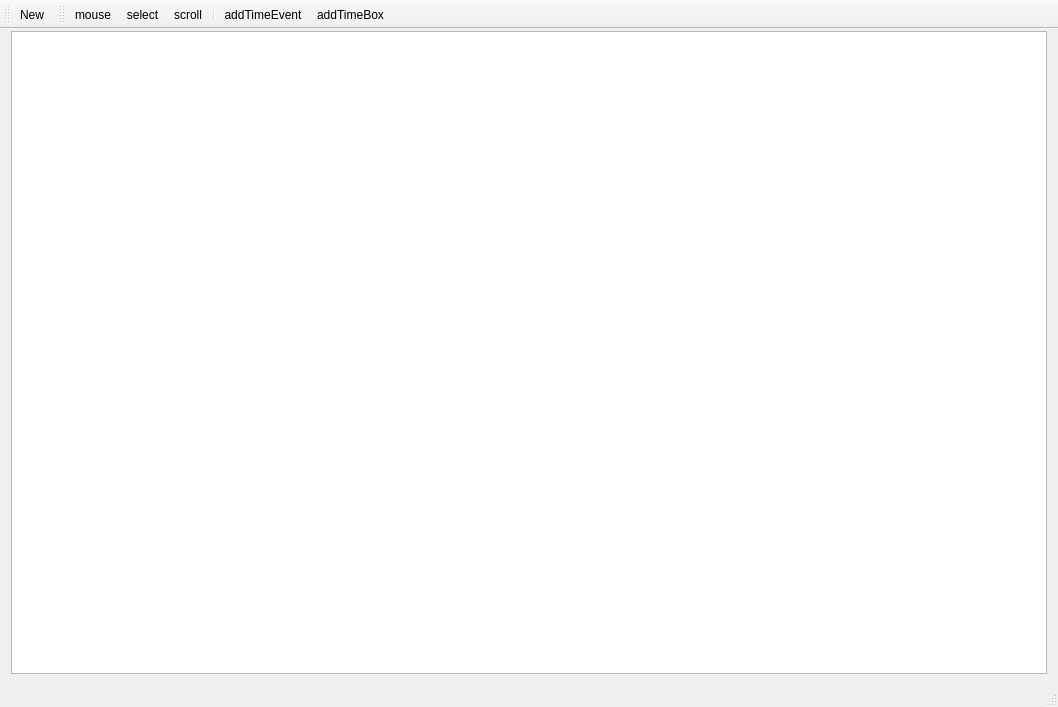
<?xml version="1.0" encoding="UTF-8"?>
<ui version="4.0">
 <class>MainWindow</class>
 <widget class="QMainWindow" name="MainWindow">
  <property name="geometry">
   <rect>
    <x>0</x>
    <y>0</y>
    <width>1058</width>
    <height>707</height>
   </rect>
  </property>
  <property name="windowTitle">
   <string>MainWindow</string>
  </property>
  <widget class="QWidget" name="centralWidget">
   <layout class="QVBoxLayout" name="verticalLayout">
    <property name="spacing">
     <number>0</number>
    </property>
    <property name="topMargin">
     <number>2</number>
    </property>
    <item>
     <widget class="HeaderWidget" name="headerWidget" native="true">
      <property name="minimumSize">
       <size>
        <width>400</width>
        <height>0</height>
       </size>
      </property>
      <property name="styleSheet">
       <string notr="true">#HeaderWidget {
padding: 2px;
border-style: solid;
border-width: 3px;
border-radius: 7px;
border-color: beige;
}</string>
      </property>
     </widget>
    </item>
    <item>
     <widget class="GraphicsView" name="graphicsView">
      <property name="minimumSize">
       <size>
        <width>715</width>
        <height>520</height>
       </size>
      </property>
     </widget>
    </item>
   </layout>
  </widget>
  <widget class="QToolBar" name="mainToolBar">
   <attribute name="toolBarArea">
    <enum>TopToolBarArea</enum>
   </attribute>
   <attribute name="toolBarBreak">
    <bool>false</bool>
   </attribute>
   <addaction name="action_New"/>
  </widget>
  <widget class="QStatusBar" name="statusBar"/>
  <widget class="QToolBar" name="toolBar">
   <property name="windowTitle">
    <string>toolBar</string>
   </property>
   <attribute name="toolBarArea">
    <enum>TopToolBarArea</enum>
   </attribute>
   <attribute name="toolBarBreak">
    <bool>false</bool>
   </attribute>
   <addaction name="actionMouse"/>
   <addaction name="actionSelect"/>
   <addaction name="actionScroll"/>
   <addaction name="separator"/>
   <addaction name="actionAddTimeEvent"/>
   <addaction name="actionAddTimeBox"/>
  </widget>
  <action name="action_New">
   <property name="text">
    <string>&amp;New</string>
   </property>
  </action>
  <action name="actionAddTimeEvent">
   <property name="checkable">
    <bool>true</bool>
   </property>
   <property name="text">
    <string>addTimeEvent</string>
   </property>
   <property name="toolTip">
    <string>Add a graphical TimeEvent</string>
   </property>
   <property name="shortcut">
    <string>Ctrl+E</string>
   </property>
  </action>
  <action name="actionAddTimeBox">
   <property name="checkable">
    <bool>true</bool>
   </property>
   <property name="text">
    <string>addTimeBox</string>
   </property>
   <property name="toolTip">
    <string>Add a graphical TimeBox</string>
   </property>
   <property name="shortcut">
    <string>Ctrl+P</string>
   </property>
  </action>
  <action name="actionSelect">
   <property name="checkable">
    <bool>true</bool>
   </property>
   <property name="text">
    <string>select</string>
   </property>
  </action>
  <action name="actionScroll">
   <property name="checkable">
    <bool>true</bool>
   </property>
   <property name="text">
    <string>scroll</string>
   </property>
  </action>
  <action name="actionMouse">
   <property name="checkable">
    <bool>true</bool>
   </property>
   <property name="text">
    <string>mouse</string>
   </property>
  </action>
 </widget>
 <layoutdefault spacing="6" margin="11"/>
 <customwidgets>
  <customwidget>
   <class>GraphicsView</class>
   <extends>QGraphicsView</extends>
   <header>graphicsview.hpp</header>
  </customwidget>
  <customwidget>
   <class>HeaderWidget</class>
   <extends>QWidget</extends>
   <header>headerwidget.hpp</header>
   <container>1</container>
  </customwidget>
 </customwidgets>
 <resources/>
 <connections/>
</ui>
